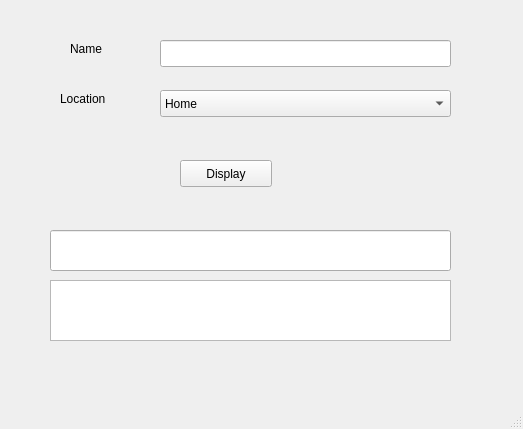
<?xml version="1.0" encoding="UTF-8"?>
<ui version="4.0">
 <class>Window</class>
 <widget class="QMainWindow" name="Window">
  <property name="geometry">
   <rect>
    <x>0</x>
    <y>0</y>
    <width>523</width>
    <height>429</height>
   </rect>
  </property>
  <property name="windowTitle">
   <string>MainWindow</string>
  </property>
  <widget class="QWidget" name="centralwidget">
   <widget class="QLineEdit" name="txtName">
    <property name="geometry">
     <rect>
      <x>160</x>
      <y>40</y>
      <width>291</width>
      <height>27</height>
     </rect>
    </property>
   </widget>
   <widget class="QLabel" name="lblName">
    <property name="geometry">
     <rect>
      <x>70</x>
      <y>40</y>
      <width>62</width>
      <height>17</height>
     </rect>
    </property>
    <property name="text">
     <string>Name</string>
    </property>
   </widget>
   <widget class="QComboBox" name="cboValues">
    <property name="geometry">
     <rect>
      <x>160</x>
      <y>90</y>
      <width>291</width>
      <height>27</height>
     </rect>
    </property>
    <item>
     <property name="text">
      <string>Home</string>
     </property>
    </item>
    <item>
     <property name="text">
      <string>Work</string>
     </property>
    </item>
    <item>
     <property name="text">
      <string>Co-Rec</string>
     </property>
    </item>
   </widget>
   <widget class="QLabel" name="lblLocation">
    <property name="geometry">
     <rect>
      <x>60</x>
      <y>90</y>
      <width>62</width>
      <height>17</height>
     </rect>
    </property>
    <property name="text">
     <string>Location</string>
    </property>
   </widget>
   <widget class="QPushButton" name="btnDisplay">
    <property name="geometry">
     <rect>
      <x>180</x>
      <y>160</y>
      <width>92</width>
      <height>27</height>
     </rect>
    </property>
    <property name="text">
     <string>Display</string>
    </property>
   </widget>
   <widget class="QLineEdit" name="txtDisplay">
    <property name="geometry">
     <rect>
      <x>50</x>
      <y>230</y>
      <width>401</width>
      <height>41</height>
     </rect>
    </property>
    <property name="readOnly">
     <bool>true</bool>
    </property>
   </widget>
   <widget class="QTextEdit" name="txtRichDisplay">
    <property name="geometry">
     <rect>
      <x>50</x>
      <y>280</y>
      <width>401</width>
      <height>61</height>
     </rect>
    </property>
   </widget>
  </widget>
  <widget class="QMenuBar" name="menubar">
   <property name="geometry">
    <rect>
     <x>0</x>
     <y>0</y>
     <width>523</width>
     <height>25</height>
    </rect>
   </property>
  </widget>
  <widget class="QStatusBar" name="statusbar"/>
 </widget>
 <resources/>
 <connections/>
</ui>
